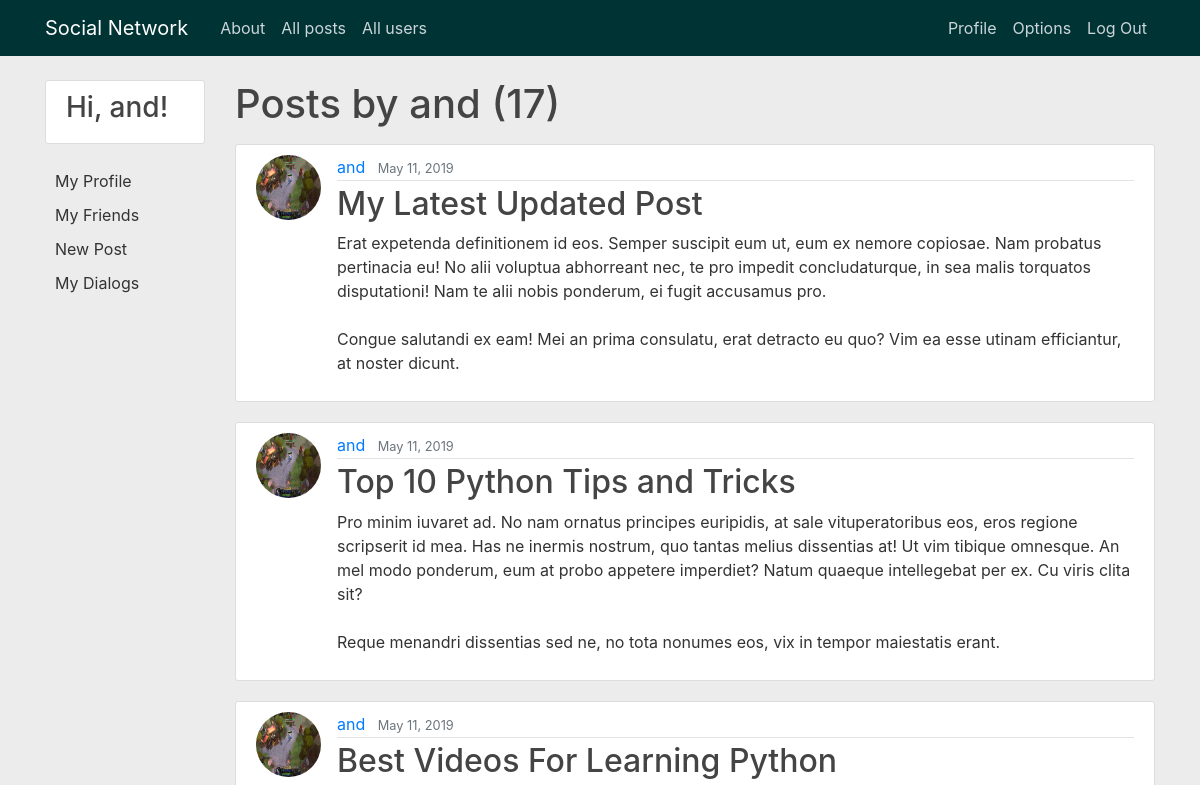
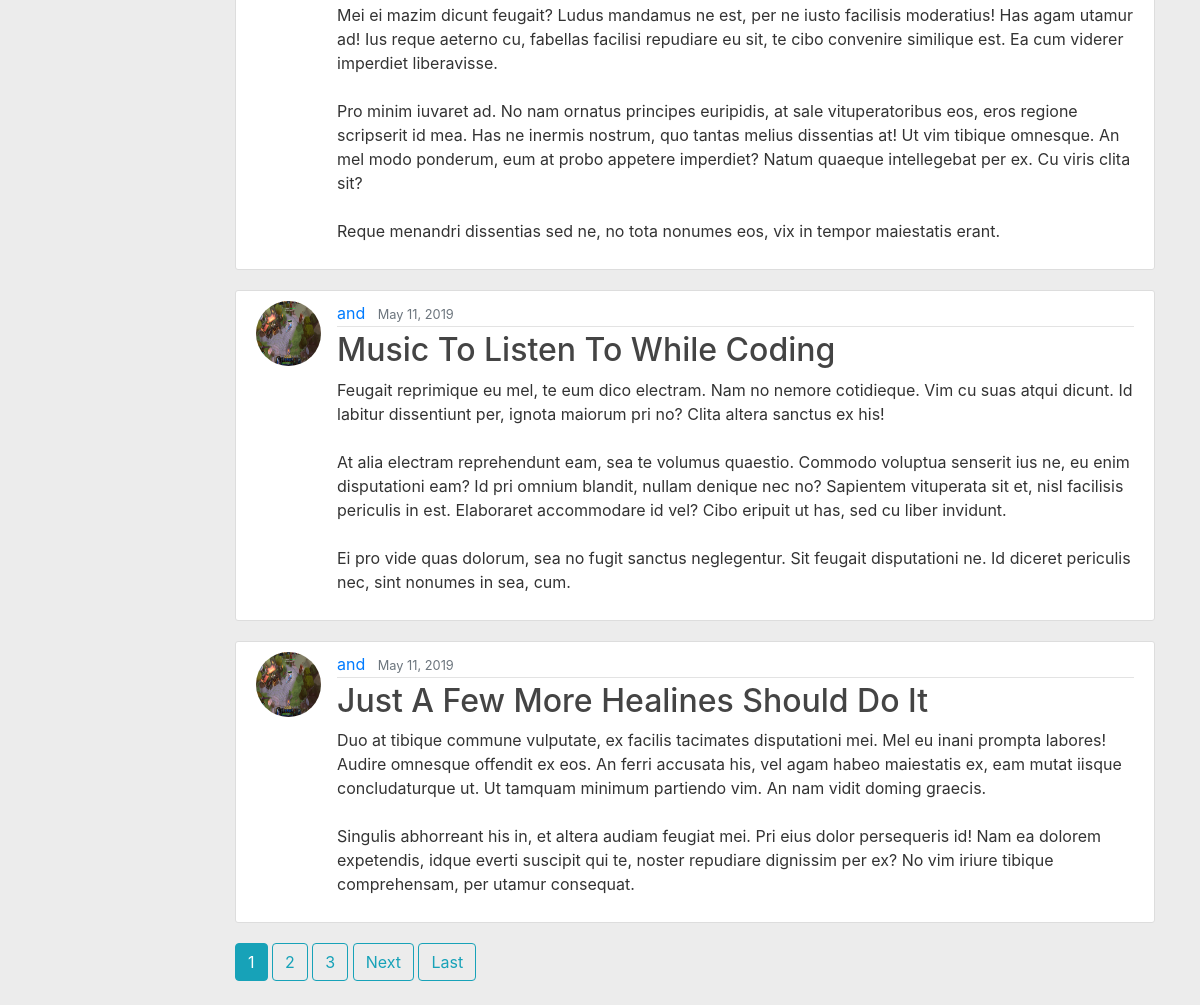
/user/and (signed in), run on an earlier commit of the app's database (2 pictures, top to bottom).
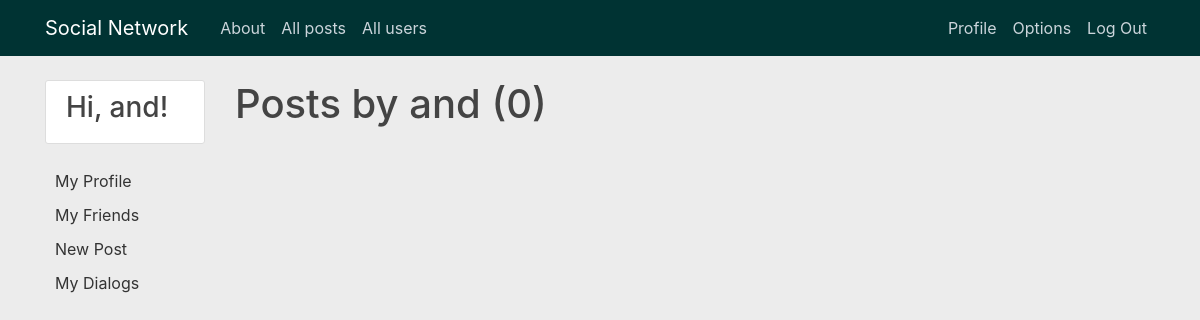
And on a later commit of the database.
### blog/models.py (models this page shows, shortened)
class Post(models.Model):
    title = models.CharField(max_length=100)
    content = models.TextField()
    date_posted = models.DateTimeField(default=timezone.now)
    author = models.ForeignKey(User, on_delete=models.CASCADE)

### users/models.py (models this page shows, shortened)
class Profile(models.Model):
    user = models.OneToOneField(User, on_delete=models.CASCADE)
    image = models.ImageField(default='default.jpg', upload_to='profile_pics')

### blog/views.py (the view)
# urls.py: path('user/<str:username>', UserPostListView.as_view(), name='user-posts'),
class UserPostListView(ListView):
    model = Post
    template_name = 'blog/user_posts.html'
    context_object_name = 'posts'
    paginate_by = 5
    def get_queryset(self):
        user = get_object_or_404(User, username=self.kwargs.get('username'))
        return Post.objects.filter(author=user).order_by('-date_posted')

### blog/templates/blog/user_posts.html (shortened to what this page needs)
{% extends "base/base.html" %}
{% block content %}
    <h1 class="mb-3">Posts by {{ view.kwargs.username }} ({{ page_obj.paginator.count }})</h1>
    {% for post in posts %}
        <article class="media content-section">
            <img class="rounded-circle article-img" src="{{ post.author.profile.image.url }}">
            <div class="media-body">
                <div class="article-metadata">
                    <a class="mr-2" href="{% url 'profile' post.author.id %}">{{ post.author }}</a>
                    <small class="text-muted">{{ post.date_posted|date:"F d, Y" }}</small>
                </div>
                <h2><a class="article-title" href="{% url 'post-detail' post.id %}">{{ post.title }}</a></h2>
                <p class="article-content">{{ post.content }}</p>
            </div>
        </article>
    {% endfor %}
    {% if is_paginated %}
        {% for num in page_obj.paginator.page_range %}
            {% if page_obj.number == num %}
                <a class="btn btn-info mb-4" href="?page={{ num }}">{{ num }}</a>
            {% elif num > page_obj.number|add:'-3' and num < page_obj.number|add:'3' %}
                <a class="btn btn-outline-info mb-4" href="?page={{ num }}">{{ num }}</a>
            {% endif %}
        {% endfor %}
        {% if page_obj.has_next %}
            <a class="btn btn-outline-info mb-4" href="?page={{ page_obj.next_page_number }}">Next</a>
            <a class="btn btn-outline-info mb-4" href="?page={{ page_obj.paginator.num_pages }}">Last</a>
        {% endif %}
    {% endif %}
{% endblock content %}

### base/templates/base/base.html (shortened to what this page needs)
{% load static %}
<!DOCTYPE html>
<html lang="en">
<head>
    <link rel="stylesheet" href="https://stackpath.bootstrapcdn.com/bootstrap/4.3.1/css/bootstrap.min.css">
    <link rel="stylesheet" type="text/css" href="{% static 'base/main.css' %}">
    <link rel="stylesheet" type="text/css" href="{% static 'dialogs/dialogs.css' %}">
</head>
<body>
    <header class="site-header">
        <nav class="navbar navbar-expand-md navbar-dark bg-steel fixed-top">
            <div class="container">
                <a class="navbar-brand mr-4" href="{% url 'blog-home' %}">Social Network</a>
                <div class="collapse navbar-collapse" id="navbarToggle">
                    <div class="navbar-nav mr-auto">
                        <a class="nav-item nav-link" href="{% url 'blog-about' %}">About</a>
                        <a class="nav-item nav-link" href="{% url 'blog-home' %}">All posts</a>
                        <a class="nav-item nav-link" href="{% url 'all-users' %}">All users</a>
                    </div>
                    <div class="navbar-nav">
                        {% if user.is_authenticated %}
                            <a class="nav-item nav-link" href="{% url 'profile' request.user.id %}">Profile</a>
                            <a class="nav-item nav-link" href="{% url 'options' %}">Options</a>
                            <a class="nav-item nav-link" href="{% url 'logout' %}">Log Out</a>
                        {% else %}
                            <a class="nav-item nav-link" href="{% url 'login' %}">Login</a>
                            <a class="nav-item nav-link" href="{% url 'register' %}">Register</a>
                        {% endif %}
                    </div>
                </div>
            </div>
        </nav>
    </header>
    <main role="main" class="container">
        <div class="row">
            <div class="col-md-2">
                {% if user.is_authenticated %}
                <div class="content-section">
                    <h3>Hi, {{ user.username }}!</h3>
                </div>
                <div class="menu">
                    <div class="menu-item" onclick="location.href='{% url 'profile' user.id %}'">
                        My Profile
                    </div>
                    <div class="menu-item" onclick="location.href='{% url 'my-friends' %}'">
                        My Friends
                    </div>
                    <div class="menu-item" onclick="location.href='{% url 'post-create' %}'">
                        New Post
                    </div>
                    <div class="menu-item" onclick="location.href='{% url 'dialogs' %}'">
                        My Dialogs
                    </div>
                </div>
                {% else %}
                <div class="content-section">
                    <h3>Please, log in</h3>
                </div>
                {% endif %}
            </div>
            <div class="col-md-10">
                {% block content %}
                {% endblock %}
            </div>
        </div>
    </main>
</body>
</html>

### base/static/base/main.css (style rules this page uses)
body { background: #ececec; color: #333333; margin-top: 5rem; }
h1, h2, h3, h4, h5, h6 { color: #444444; }
.bg-steel { background-color: #003333; }
.site-header .navbar-nav .nav-link { color: #cbd5db; }
.content-section { background: #ffffff; padding: 10px 20px; border: 1px solid #dddddd; border-radius: 3px; margin-bottom: 20px; }
.menu { display: flex; flex-direction: column; }
.menu-item { padding: 5px; padding-left: 10px; cursor: pointer; }

What changed in the data, as far as the page shows it:
removed Post: author.profile.image (picture), author "and", date_posted "May 11, 2019", title "My Latest Updated Post", content "Erat expetenda definitionem id eos. Semper suscipit eum ut, eum ex nemore copiosae. Nam probatus pertinacia eu! No alii voluptua abhorreant nec, te pro impedit concludaturque, in sea malis torquatos disputationi! Nam te alii nobis ponderum, ei fugit accusamus pro. Congue salutandi ex eam! Mei an prima consulatu, erat detracto eu quo? Vim ea esse utinam efficiantur, at noster dicunt."
removed Post: author.profile.image (picture), author "and", date_posted "May 11, 2019", title "Top 10 Python Tips and Tricks", content "Pro minim iuvaret ad. No nam ornatus principes euripidis, at sale vituperatoribus eos, eros regione scripserit id mea. Has ne inermis nostrum, quo tantas melius dissentias at! Ut vim tibique omnesque. An mel modo ponderum, eum at probo appetere imperdiet? Natum quaeque intellegebat per ex. Cu viris clita sit? Reque menandri dissentias sed ne, no tota nonumes eos, vix in tempor maiestatis erant."
removed Post: author.profile.image (picture), author "and", date_posted "May 11, 2019", title "Best Videos For Learning Python", content "Mei ei mazim dicunt feugait? Ludus mandamus ne est, per ne iusto facilisis moderatius! Has agam utamur ad! Ius reque aeterno cu, fabellas facilisi repudiare eu sit, te cibo convenire similique est. Ea cum viderer imperdiet liberavisse. Pro minim iuvaret ad. No nam ornatus principes euripidis, at sale vituperatoribus eos, eros regione scripserit id mea. Has ne inermis nostrum, quo tantas melius dissentias at! Ut vim tibique omnesque. An mel modo ponderum, eum at probo appetere imperdiet? Natum quaeque intellegebat per ex. Cu viris clita sit? Reque menandri dissentias sed ne, no tota nonumes eos, vix in tempor maiestatis erant."
removed Post: author.profile.image (picture), author "and", date_posted "May 11, 2019", title "Music To Listen To While Coding", content "Feugait reprimique eu mel, te eum dico electram. Nam no nemore cotidieque. Vim cu suas atqui dicunt. Id labitur dissentiunt per, ignota maiorum pri no? Clita altera sanctus ex his! At alia electram reprehendunt eam, sea te volumus quaestio. Commodo voluptua senserit ius ne, eu enim disputationi eam? Id pri omnium blandit, nullam denique nec no? Sapientem vituperata sit et, nisl facilisis periculis in est. Elaboraret accommodare id vel? Cibo eripuit ut has, sed cu liber invidunt. Ei pro vide quas dolorum, sea no fugit sanctus neglegentur. Sit feugait disputationi ne. Id diceret periculis nec, sint nonumes in sea, cum."
removed Post: author.profile.image (picture), author "and", date_posted "May 11, 2019", title "Just A Few More Healines Should Do It", content "Duo at tibique commune vulputate, ex facilis tacimates disputationi mei. Mel eu inani prompta labores! Audire omnesque offendit ex eos. An ferri accusata his, vel agam habeo maiestatis ex, eam mutat iisque concludaturque ut. Ut tamquam minimum partiendo vim. An nam vidit doming graecis. Singulis abhorreant his in, et altera audiam feugiat mei. Pri eius dolor persequeris id! Nam ea dolorem expetendis, idque everti suscipit qui te, noster repudiare dignissim per ex? No vim iriure tibique comprehensam, per utamur consequat."
Also different on the page:
{{ page_obj.paginator.count }}: "17" → "0"
list line gone: "1"
list line gone: "2"
list line gone: "3"
text no longer shown: "Next Last"
